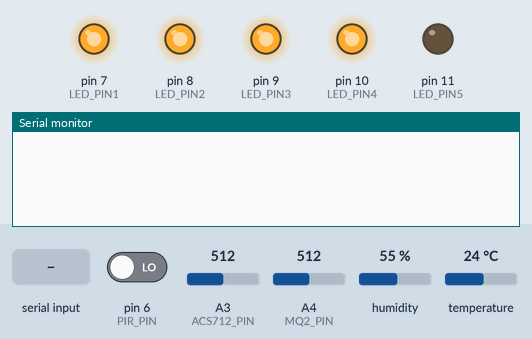
Simulated run of this sketch. Board: Arduino Uno, built with avr-gcc and run on an emulated ATmega328P. Shown: output pins drawn as LEDs (lit = HIGH), the last lines printed to the serial monitor. The test bench sets the inputs (shaded band); at power-on: pin 6 (PIR_PIN) LOW, A3 (ACS712_PIN) = 512, A4 (MQ2_PIN) = 512, humidity 55 %, temperature 24 °C.

Above: at 2.9 s.
3.0 s: "LED\n" received over the second serial link
At 3.7 s:
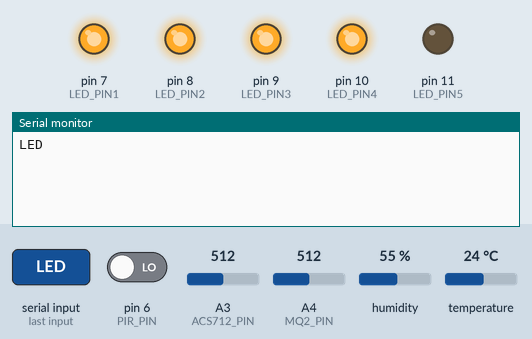
4.8 s: "PIR\n" received over the second serial link
At 6.0 s:
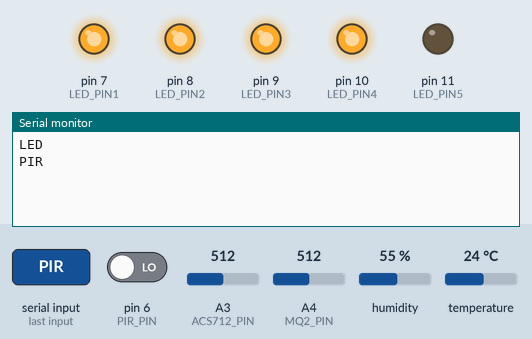
7.1 s: "true\n" received over the second serial link
At 8.2 s:
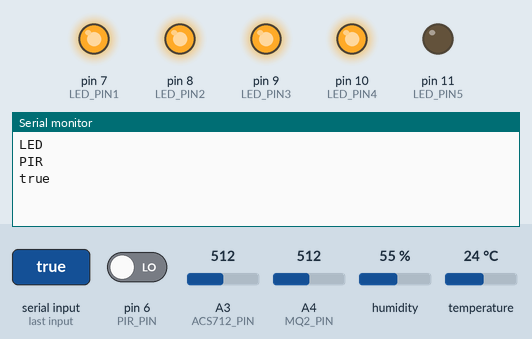

The sketch:

sketch_jul27a_copy_20241120230116.ino
```cpp
#include <SoftwareSerial.h>
#include <DHT.h>

#define DHT_PIN A5          // DHT-11 센서가 연결된 핀
#define DHT_TYPE DHT11      // DHT-11 센서 타입
#define MQ2_PIN A4          // MQ-2 핀
#define PIR_PIN 6           // HC-SR501 핀
#define LED_PIN1 7          // LED가 연결된 핀 (D8)
#define LED_PIN2 8          // LED가 연결된 핀 (D9)
#define LED_PIN3 9
#define LED_PIN4 10
#define LED_PIN5 11

#define ACS712_PIN A3         // ACS712 전류 센서가 연결된 핀
#define VOLTAGE_REF 5.0       // 아두이노의 참조 전압 (5V)


SoftwareSerial bleSerial(A0, A1);  // RX, TX
DHT dht(DHT_PIN, DHT_TYPE);       // DHT 센서 객체 생성

// 전역 변수 선언
float current = 0.0;         // 측정된 전류 (암페어)
float power = 0.0;           // 계산된 전력 (와트)
float temperature = 0.0;
float humidity = 0.0;
int mq2Value = 0;
String pirStatus = "safety";

// PIR 센서와 MQ2 센서의 활성화 상태를 저장할 변수 선언
bool pirEnabled = true;  // PIR 센서 활성화 여부
bool mq2Enabled = true;  // MQ2 센서 활성화 여부

void setup()
{
  Serial.begin(9600);  // 시리얼 통신 초기화
  bleSerial.begin(9600);            // 블루투스 시리얼 통신 시작
  dht.begin();                      // DHT 센서 초기화

  pinMode(PIR_PIN, INPUT);          // PIR 핀을 입력으로 설정
  pinMode(LED_PIN1, OUTPUT);        // LED 핀을 출력으로 설정
  pinMode(LED_PIN2, OUTPUT);
  pinMode(LED_PIN3, OUTPUT);
  pinMode(LED_PIN4, OUTPUT);
  pinMode(LED_PIN5, OUTPUT);

  digitalWrite(LED_PIN1, HIGH);     // 초기 LED 상태를 ON로 설정
  digitalWrite(LED_PIN2, HIGH);
  digitalWrite(LED_PIN3, HIGH);
  digitalWrite(LED_PIN4, HIGH);
  digitalWrite(LED_PIN5, LOW);
}

void loop()
{
  delay(1000);
  if (pirEnabled) {
    readPIRSensor();               // PIR 센서 읽기
  }

  if (mq2Enabled) {
    readMQ2Sensor();               // MQ2 센서 읽기
  }

  readDHTSensor();
  sendData();                       // 데이터를 전송

  if (bleSerial.available()) {
    String command = bleSerial.readStringUntil('\n'); // 블루투스에서 받은 명령 읽기
    Serial.println(command);
    handleCommand(command); // 명령 처리


  }

    // 전류 측정 및 전력 계산
  readCurrent();  // 전류 값 읽기
  calculatePower();  // 전력 계산


}
void readCurrent()
{
  // ACS712 센서의 아날로그 출력 값 읽기
  int sensorValue = analogRead(ACS712_PIN);

  // 센서 값 (0-1023)에서 512를 빼고, 이를 전류로 변환
  int voltage = sensorValue - 512;

  // 전류 계산 (185mV/A, 아두이노의 참조 전압은 5V)
  current = (voltage * VOLTAGE_REF) / 1024.0 / 0.185;  // 전류 계산
}

void calculatePower()
{
  // 전력 계산 (전류 * 전압)
  power = current * VOLTAGE_REF;
}

void readDHTSensor()
{
  humidity = dht.readHumidity();
  temperature = dht.readTemperature();

  if (isnan(humidity) || isnan(temperature)) {
    return;  // DHT 센서 오류 처리 없이 종료
  }
}

void readMQ2Sensor()
{
  mq2Value = analogRead(MQ2_PIN);
}

void readPIRSensor()
{
  int pirValue = digitalRead(PIR_PIN);

  // PIR 센서 상태 저장
  if (pirValue == HIGH) {
    pirStatus = "detect";
  } else {
    pirStatus = "safety";
  }
}

void sendData()
{
  // 데이터를 구분자("<>")와 함께 전송
  String data = "<DHT:" + String(temperature) + "," + String(humidity) + ">";

  // MQ2 센서가 비활성화 되어 있을 때 "off"만 전송
  if (mq2Enabled==1) {
    data += "<MQ2:" + String(mq2Value) + ">";
  } else {
    data += "<MQ2:off>";
  }


  // PIR 센서가 비활성화 되어 있을 때 "off"만 전송
  if (pirEnabled==1) {
    data += "<PIR:" + pirStatus + ">";
  } else {
    data += "<PIR:off>";
  }
  data += "<Power:" + String(power) + ">";  // 전력 (와트) 추가
  data += "<PIR_PIN,LED_PIN1,LED_PIN2,LED_PIN3,LED_PIN4,LED_PIN5>";

  bleSerial.print(data);
  bleSerial.println();  // 데이터 끝에 줄 바꿈 추가
}


void handleCommand(String command)
{
  // 명령어를 공백 기준으로 분리
  int spaceIndex = 0;
  String deviceCommand;

  while (spaceIndex != -1) {
    spaceIndex = command.indexOf(' ');  // 공백 찾기
    if (spaceIndex != -1) {
      deviceCommand = command.substring(0, spaceIndex);  // 공백 앞부분을 하나의 명령으로 처리
      command = command.substring(spaceIndex + 1);  // 나머지 부분 처리
    } else {
      deviceCommand = command;  // 마지막 명령 처리
      command = ""; // 마지막 명령어 처리 후 종료
    }

    // 명령어 형식 처리
    int colonIndex = deviceCommand.indexOf(':');
    if (colonIndex != -1) {
      String deviceName = deviceCommand.substring(0, colonIndex);  // 장치 이름
      String deviceState = deviceCommand.substring(colonIndex + 1);  // 장치 상태 (true 또는 false)

      // LED 제어
      if (deviceName.startsWith("LED")) {
        handleLEDCommand(deviceName, deviceState);
      }
      // PIR 센서 제어
      else if (deviceName == "PIR") {
        if (deviceState == "true") {
          pirEnabled = true;  // PIR 센서 활성화
        } else if (deviceState == "false") {
          pirEnabled = false;  // PIR 센서 비활성화
        }
      }
      // MQ2 센서 제어
      else if (deviceName == "MQ2") {
        if (deviceState == "true") {
          mq2Enabled = true;  // MQ2 센서 활성화
        } else if (deviceState == "false") {
          mq2Enabled = false;  // MQ2 센서 비활성화
        }
      }
    }
  }
}

void handleLEDCommand(String ledName, String ledState)
{
  // "true"일 경우 LED 켜기, "false"일 경우 LED 끄기
  if (ledState == "true") {
    if (ledName == "LED1") {
      digitalWrite(LED_PIN1, HIGH);  // LED1 켜기
    } else if (ledName == "LED2") {
      digitalWrite(LED_PIN2, HIGH);  // LED2 켜기
    } else if (ledName == "LED3") {
      digitalWrite(LED_PIN3, HIGH);  // LED3 켜기
    } else if (ledName == "LED4") {
      digitalWrite(LED_PIN4, HIGH);  // LED4 켜기
    } else if (ledName == "LED5") {
      digitalWrite(LED_PIN5, HIGH);  // LED4 켜기
    }
  } else if (ledState == "false") {
    if (ledName == "LED1") {
      digitalWrite(LED_PIN1, LOW);   // LED1 끄기
    } else if (ledName == "LED2") {
      digitalWrite(LED_PIN2, LOW);   // LED2 끄기
    } else if (ledName == "LED3") {
      digitalWrite(LED_PIN3, LOW);   // LED3 끄기
    } else if (ledName == "LED4") {
      digitalWrite(LED_PIN4, LOW);   // LED4 끄기
    } else if (ledName == "LED5") {
      digitalWrite(LED_PIN5, LOW);  // LED4 끄기
    }
  }
}
```

Measured:
- after the input at 3.0 s, the serial monitor: prints a new line after 0.39 s (image 1)
- after the input at 4.8 s, the serial monitor: prints a new line after 0.83 s (image 2)
- after the input at 7.1 s, the serial monitor: prints a new line after 0.78 s (image 3)
